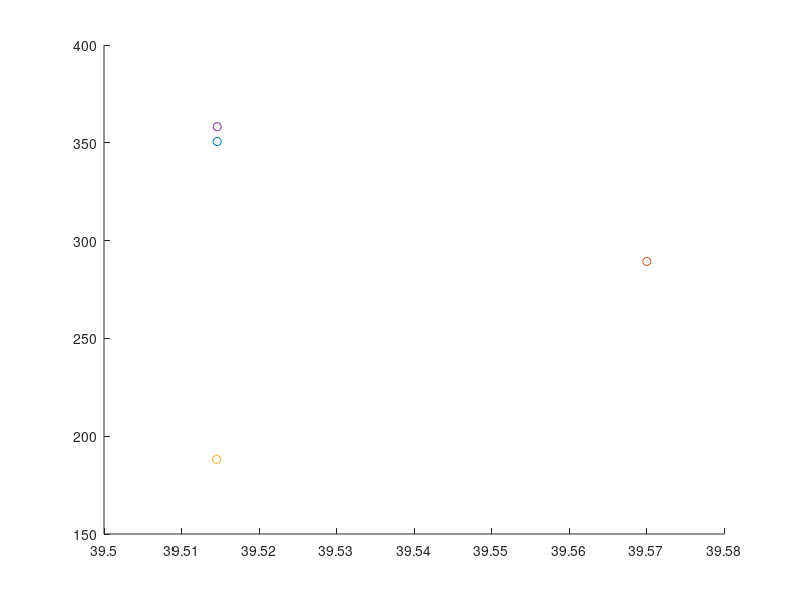

This chart was generated by the following MATLAB code:
clc
clear

% Weight & Balance Estimation for Transport Aircraft

% Variable Definitions:
A = 8.77; %- Wing aspect ratio (unitless)
Ah = 5.8; %- Horizontal tailplane aspect ratio (unitless)
Av = 5.8; %- Vertical tailplane aspect ratio (unitless)
Afc = 3887.9244; %- Cargo hold floor area (ft^2), set to 0 initially, replace with actual value
Bw = 213.2; %- Wing span (ft), set to 0 initially, replace with actual value
Bh = 51; % - Horizontal tailplane span (ft)
D = 20.8; %- Maximum fuselage diameter (ft), set to 0 initially, replace with actual value
Fw = 14.7638; %- Fuselage width at horizontal tail intersection (ft), set to 0, replace as needed
HtHv = 0; % - Location of horizontal tailplane on vertical tail (0 for fuselage-mounted, 1 for T-tail)
Kbuf = 5.68; %- Factor for range; 1.02 for short ranges, 5.68 for very long ranges
Kdoor = 1; %- Door factor, 1.0 if no cargo door, 1.06 for one side cargo door, 1.12 for aft clamshell
Klav = 1.11; %- Lavatory factor, 1.11 for long range, 0.31 for short range, 3.9 for business jets
KLg = 1.12; % - Landing gear factor, 1.12 if fuselage mounted, 1.0 otherwise
Kmp = 1; %- Kneeling main gear factor, 1.126 for kneeling gear, 1.0 otherwise
Kng = 1.017; %- Nacelle factor, 1.017 for pylon mounted nacelle, 1.0 otherwise
Knp = 1; %- Nose gear factor, 1.15 for kneeling nose gear, 1.0 otherwise
Kr = 1; %      - Engine factor, 1.133 for reciprocating engines, 1.0 otherwise
Ktp = 1; %- Turboprop factor, 0.793 for turboprop, 1.0 otherwise
Kuht = 1; %- Factor for all-moving tail, 1.143 for all-moving, 1.0 otherwise
L = 246.063; %- Fuselage structural length (ft), to be assigned
La = 250; %       - Electrical routing distance; generators to avionics to cockpit (ft)
Lec = 800; %        - Engine controls routing distance; engine to cockpit - total if multi-engine (ft)
Lf = 264.4357; %- Total fuselage length (ft)
Lht = 121.4; %    - Length from wing aerodynamic center to horizontal tail aerodynamic center (ft)
Lm = 160; %         - Main landing gear length (inches)
Ln = 120; %         - Nose landing gear length (inches)
Lvt = 114.8; %    - Length from wing aerodynamic center to vertical tail aerodynamic center (ft)
Ky = 0.238 * Lht; % - Aircraft pitching radius of gyration, approx. 0.3*Lht (ft)
Kz = Lvt; % - Aircraft yaw radius of gyration, approx. Lvt (ft)
Nc = 12; %       - Number of crew, typically set as required by the design
Nen = 4; %     - Number of engines
Nf = 5; %     - Number of control functions, typically 4-7
Ngear = 2.85; % - Gear load ratio, typically 2.7-3 for commercial aircraft
Ngen = 5; %    - Number of generators, typically equal to Nen
Nl = 1.5 * Ngear; %    - Ultimate landing gear load factor, typically 1.5*Ngear
NLt = 17.4; %- Nacelle length (ft)
Nm = 1; % - Number of mechanical functions performed by controls, usually 0-2
Nmss = 4; %       - Number of main gear shock struts
Nmw = 16; %     - Number of main wheels
Nnw = 2; %     - Number of nose wheels
Np = 516; % - Total number of persons onboard (crew + passengers)
Nseat = 516; %- Number of seats of given type
Nt = 5; % - Total number of fuel tanks
Nw = 6.9; % - Nacelle width (ft)
Nz = 1.5*2.5; %- Ultimate load factor, typically 1.5 * limit load factor
Rkva = 50; % - Electrical system rating, usually 40-60 kVA for transports
Scs = 540; %    - Total control surface area (ft^2)
Scsw = 530; %   - Area of wing-mounted control surfaces (ft^2)
Se = 100; %    - Elevator area (ft^2)
Sf = 37027; %- Fuselage wetted area (ft^2)
Sht = 1039.8; %     - Horizontal tailplane area (ft^2)
Sn = 650; %     - Nacelle wetted area (ft^2)
Sw = 5188.2; %- Reference wing area (ft^2)
Svt = 433.6; %      - Vertical tailplane area (ft^2)
tc_root = 0.14; %- Wing root thickness-to-chord rEngineWenatio
tc_rootv = 0.12; %- Vertical tailplane root thickness-to-chord ratio
Vi = 59438.7; %- Integral fuel tank volume (gal)
Vp = 0; % - Self-sealing tank volume (gal)
Vpr = 150000; %     - Volume of pressurized sections (ft^3)
Vs = 231.6; %- Landing stall speed (ft/s)
Vt = Vi +Vp; %- Total volume of fuel tanks (gal)
WAPU = 500; %- Uninstalled APU weight (lb)
Wc = 0; % - Maximum cargo weight (lb)
Wdg = 859928.486; % - Design gross weight (lb)
Wen = 13552; %- Engine weight (lb)
Wenc = 19841.6; %- Weight of engine and contents (lb)
Wl = 859928.486; %- Landing design gross weight (lb)
Wseat = 13; %- Weight of single seat (lb)
Wuav = 1100; % - Uninstalled avionics weight, typically 800-1400 lb
lambda = 0.25; %- Wing taper ratio
Lambda = 0.464; %- Wing quarter chord sweep angle (radians)
Lambda_ht = 0.26; %- Horizontal tailplane quarter chord sweep (radians)
Lambda_vt = 0.26; %- Vertical tailplane quarter chord sweep (radians)
g = 32.18504;
Iy = Wdg * Ky ^ 2 / g; %- Pitching moment of inertia (lb*ft^2), approximated as Wo*Ky^2/g
Kws = 0.75 * ((1 + 2 * lambda) / (1 + lambda)) * Bw * tan(Lambda) / L; % - Wing sweep factor, calculated as 0.75 * [(1 + 2*lambda)/(1 + lambda)] * Bw * tan(Lambda) / L

% % Default values for unspecified variables (set to zero, modify as needed):
% A = 0; % Wing aspect ratio
% Ah = 0; % Horizontal tailplane aspect ratio
% Av = 0; % Vertical tailplane aspect ratio
% Bw = 0; % Wing span in ft
% D = 0; % Fuselage diameter in ft
% % ... Continue initializing all variables used in equations as above

% Begin Calculations
% 1. Aircraft Wing Weight
% Wdg = 0; % Design gross weight, replace with actual value
% Nz = 0; % Ultimate load factor, typically 1.5 * limit load factor
% Sw = 0; % Reference wing area, replace with actual value
% A = 0; % Aspect ratio of the wing
% lambda = 0; % Wing taper ratio
% Scsw = 0; % Area of wing-mounted control surfaces
% Lambda = 0; % Wing quarter chord sweep (radians)
% tc_root = 0; % Wing root thickness-to-chord ratio


% Equation for Wing Weight (Ww)
CGw = 39; % Wing CG location (m)
Zw = -1.83;
Ww = (0.78 * 0.0051 * (Wdg * Nz) ^ 0.557 * Sw ^ 0.649 * A ^ 0.5 * (1 + lambda) ^ 0.1 * ...
    Scsw ^ 0.1 )/ (cos(Lambda) * (tc_root) ^ 0.4); % Wing Weight
% Comment: Replace variables with actual values as needed.

% engine weight
CGeng = CGw - 0.7;
Zeng = -4.5;
W_engines = Nen * Wen;

% 2. Horizontal Tailplane Weight (Wht)
% Kuht = 1; % Factor for all-moving tail, typically 1.143 for all-moving, 1.0 otherwise
% Sht = 0; % Horizontal tailplane area in ft^2
% Ky = 0; % Aspect ratio of the horizontal tail
% Fw = 0; % Fuselage width at horizontal tail intersection
% Bh = 0; % Horizontal tailplane span in ft
% Lht = 0; % Length from wing aerodynamic center to horizontal tail aerodynamic center
% Lambda_ht = 0; % Horizontal tail quarter-chord sweep (radians)
CGht = 72.1;
Zht = 1.55;
Wht = 0.75 * 0.0379 * Kuht * Wdg ^ 0.639 * Nz ^ 0.1 * Sht ^ 0.75 * Ky ^ 0.704 * ...
    Ah ^ 0.166 * (1 + Se / Sht) ^ 0.1 / ((1 + Fw / Bh) ^ 0.25 * Lht * cos(Lambda_ht));
% Comment: Replace with actual values for Wht calculation.

% 3. Vertical Tailplane Weight (Wvt)
% HtHv = 0; % Location factor, 0.0 for fuselage mounted, 1.0 for T-tail
% Svt = 0; % Vertical tailplane area in ft^2
% Av = 0; % Vertical tailplane aspect ratio
% Lvt = 0; % Length from wing aerodynamic center to vertical tail aerodynamic center
% Lambda_vt = 0; % Vertical tail quarter-chord sweep (radians)
% tc_rootv = 0; % Vertical tail root thickness-to-chord ratio
CGvt = 71.1;
Zvt = 4.64;
Wvt = 0.75 * 0.0026 * (1 + HtHv) ^ 0.225 * Wdg ^ 0.556 * Nz ^ 0.536 * Svt ^ 0.5 * ...
    Ky ^ 0.875 * Av ^ 0.35 * Lvt ^ 0.5 * cos(Lambda_vt) * (tc_rootv) ^ 0.5;
% Comment: Replace variables for accurate vertical tail weight estimation.

% Continue defining
% Continue defining remaining equations based on the document

% 4. Fuselage Weight (Wfus)
% Sf = 0; % Fuselage wetted area (ft^2)
% L_D = 0; % Lift-to-drag ratio, typically 10-20 for transport aircraft
CGfus = L * 0.435 / 3.281;
Zfus = 0;
Wfus = 0.85 * 0.3280 * Kdoor * KLg * (Wdg * Nz) ^ 0.5 * L ^ 0.25 * Sf ^ 0.302 * ...
    (1 + Kws) ^ 0.04 * (L/D) ^ 0.1;
% Comment: Replace variables with actual values for fuselage weight.

% 5. Main Landing Gear Weight (Wmlg)
% Lm = 0; % Main landing gear length (inches)
% Nmss = 0; % Number of main gear shock struts
% Nmw = 0; % Number of main wheels
% Vs = 0; % Landing stall speed (ft/s)
CGmlg = 43;
Zmlg = -6.33;
Wmlg = 0.88 * 0.0106 * Kmp * Wl ^ 0.888 * Nl ^ 0.25* Lm ^ 0.4 *Nmw^0.321 * Vs ^ 0.1 / (Nmss ^ 0.5);
% Comment: Replace values for main landing gear weight.

% 6. Nose Landing Gear Weight (Wnlg)
% Ln = 0; % Nose landing gear length (inches)
% Nnw = 0; % Number of nose wheels
CGnlg = 7;
Znlg = -6.33;
Wnlg = 0.88 * 0.032 * Knp * Wl ^ 0.646 * Nl ^ 0.2 * Ln ^ 0.5 * Nnw ^ 0.45;
% Comment: Replace variables with actual values for nose landing gear weight.

% 7. Nacelle Weight (Winl)
% NLt = 0; % Nacelle length (ft)
% Nw = 0; % Nacelle width (ft)
% Wenc = 0; % Weight of engine and contents (lb)
% Sn = 0; % Nacelle wetted area (ft^2)
CGinl = CGw - 1.4;
Zinl = Zeng;
Winl = 0.85 * 0.6724 * Kng * NLt ^ 0.1 * Nw ^ 0.294 * Nz ^ 0.119 * Wenc ^ 0.611 *Nen^0.984* Sn ^ 0.224;
% Comment: Replace values for nacelle weight.

% 8. Engine Controls Weight (Wec)
% Lec = 0; % Engine control routing distance (ft)
CGec = CGeng;
Zec = Zeng;
Wec = 5 * Nen + 0.8 * Lec;
% Comment: Weight of engine controls; set Nen and Lec as needed.

% 9. Engine Starter Weight (Wes)
% Wen = 0; % Engine weight (lb)
CGes = CGeng;
Zes = Zeng;
Wes = 49.19 * (Nen * Wen / 1000) ^ 0.541;
% Comment: Engine starter weight; specify engine weight and number of engines.

% 10. Fuel System Weight (Wfs)
% Vt = 0; % Total volume of fuel tanks (gal)
% Nt = 0; % Number of fuel tanks
% Vp = 0; % Self-sealing tank volume (gal)
% Vi = 0; % Integral fuel tank volume (gal)
CGfs = CGeng + 0.1;
Zfs = -2.01;
Wfs = 2.405 * Vt ^ 0.606 * Nt ^ 0.5 * (1 + Vp / Vt) / (1 + Vi / Vt);
% Comment: Fuel system weight; define fuel volumes and tank counts.

% 11. Flight Controls Weight (Wfc)
% Scs = 0; % Total control surface area (ft^2)
% Iy = 0; % Pitching moment of inertia (lb*ft^2), usually ≈ Wdg * Ky^2 / g
% Nm = 0; % Number of mechanical functions performed by controls
CGfc = 50;
Zfc = -1;
Wfc = 145.9 * Nf ^ 0.554 * Scs ^ 0.2 * (Iy * 1e-6) ^ 0.07 / (1 + Nm / Nf);
% Comment: Flight controls weight; specify control surface area and inertia.

% 12. Installed APU Weight (WAPUinst)
% WAPU = 0; % Uninstalled APU weight (lb)
CGapu = 75;
Zapu = 1.34;
WAPUinst = 2.2 * WAPU;
% Comment: Installed APU weight; specify WAPU.

% 13. Instruments Weight (Winstr)
% Kr = 1; % Engine type factor, 1.133 for reciprocating engines, 1.0 otherwise
% Ktp = 1; % Turboprop factor, 0.793 for turboprop, 1.0 otherwise
CGinstr = 4;
Zinstr = 0;
Winstr = 4.509 * Kr * Ktp * Nc ^ 0.541 * Nen * (Lf + Bw) ^ 0.5;
% Comment: Instrument weight; define factors, number of crew, and dimensions.

% 14. Hydraulic System Weight (Whydr)
CGhydr = 50;
Zhydr = -1;
Whydr = 0.2673 * Nf * (Lf + Bw) ^ 0.937;
% Comment: Hydraulic system weight; replace Nf, Lf, Bw as needed.

% 15. Electrical System Weight (Wel)
% Rkva = 0; % System electrical rating (kVA)
CGel = 45;
Zel = -1;
Wel = 7.291 * Rkva ^ 0.782 * La ^ 0.346 * Ngen ^ 0.1;
% Comment: Electrical system weight; set electrical rating and routing distance.

% 16. Avionics Weight (Wav)
% Wuav = 0; % Uninstalled avionics weight, typically 800-1400 lb
CGav = 5;
Zav = 0;
Wav = 1.73 * Wuav ^ 0.983;
% Comment: Avionics weight; specify Wuav.

% 17. Furnishings Weight (Wfurn)
% Nseat = 0; % Number of seats
% Wseat = 0; % Weight of single seat, e.g., 60 lb for flight deck, 32 lb for passenger
% Klav = 0; % Lavatory factor
% Kbuf = 0; % Buffer factor for furnishings
CGfurn = CGfus;
Zfurn = 1;
Wfurn = 0.0577 * Nc ^ 0.1 * Wc ^ 0.393 * Sf ^ 0.75 + Nseat * Wseat + Klav * Np ^ 1.33 + Kbuf * Np ^ 1.12;
% Comment: Furnishings weight; define seating and comfort parameters.

% 18. Air-Conditioning Weight (Wac)
% Vpr = 0; % Volume of pressurized sections (ft^3)
CGac = CGfus;
Zac = 2.5;
Wac = 62.36 * Np ^ 0.25 * (Vpr * 1e-3) ^ 0.604 * Wuav ^ 0.1;
% Comment: Air-conditioning weight; specify volumes and number of persons.

% 19. Anti-Icing System Weight (Wai)
CGai = CGw - 1;
Zai = Zw;
Wai = 0.002 * Wdg;
% Comment: Anti-icing system weight; set Wdg.

% 20. Handling Gear Weight (Whg)
CGwhg = 0;
Whg_civilian = 0; % Civilian handling gear weight
% Afc = 0; % Cargo hold floor area (ft^2)
CGmil = 35;
Whg_military = 0; % Military handling gear weight

% add thrust reverser effects
W_engines = W_engines + 0.3 * Winl;

% Final output
% Display calculated weights for verification:
disp(['Wing Weight (Ww): ', num2str(Ww*0.453592)]);
disp(['Horizontal Tailplane Weight (Wht): ', num2str(Wht*0.453592)]);
disp(['Vertical Tailplane Weight (Wvt): ', num2str(Wvt*0.453592)]);
disp(['Fuselage Weight (Wfus): ', num2str(Wfus*0.453592)]);
disp(['Main Landing Gear Weight (Wmlg): ', num2str(Wmlg*0.453592)]);
disp(['Nose Landing Gear Weight (Wnlg): ', num2str(Wnlg*0.453592)]);
disp(['Nacelle Weight (Winl): ', num2str(Winl*0.453592)]);
disp(['Engine Controls Weight (Wec): ', num2str(Wec*0.453592)]);
disp(['Engine Starter Weight (Wes): ', num2str(Wes*0.453592)]);
disp(['Fuel System Weight (Wfs): ', num2str(Wfs*0.453592)]);
disp(['Flight Controls Weight (Wfc): ', num2str(Wfc*0.453592)]);
disp(['Installed APU Weight (WAPUinst): ', num2str(WAPUinst*0.453592)]);
disp(['Instruments Weight (Winstr): ', num2str(Winstr*0.453592)]);
disp(['Hydraulic System Weight (Whydr): ', num2str(Whydr*0.453592)]);
disp(['Electrical System Weight (Wel): ', num2str(Wel*0.453592)]);
disp(['Avionics Weight (Wav): ', num2str(Wav*0.453592)]);
disp(['Furnishings Weight (Wfurn): ', num2str(Wfurn*0.453592)]);
disp(['Air-Conditioning Weight (Wac): ', num2str(Wac*0.453592)]);
disp(['Anti-Icing System Weight (Wai): ', num2str(Wai*0.453592)]);
disp(['Civilian Handling Gear Weight (Whg_civilian): ', num2str(Whg_civilian*0.453592)]);
disp(['Military Handling Gear Weight (Whg_military): ', num2str(Whg_military*0.453592)]);
disp(['Engine Weight (W_engines): ', num2str(W_engines*0.453592)]);

% get total weight
Wtotal = Ww + Wht + Wvt + Wfus + Wmlg + Wnlg + Winl + Wec + Wes + Wfs + ...
    Wfc + WAPUinst + Winstr + Whydr + Wel + Wav + Wfurn + Wac + Wai + ...
    Whg_civilian + Whg_military + W_engines;

Wtotal_tons = Wtotal / 2204;
disp(Wtotal_tons)

disp(['Total Weight (empty): ', num2str(Wtotal_tons), ' tons']);

% get cg
CGtotal = (Ww * CGw + Wht * CGht + Wvt * CGvt + Wfus * CGfus + Wmlg * CGmlg + ...
    Wnlg * CGnlg + Winl * CGinl + Wec * CGec + Wes * CGes + Wfs * CGfs + ...
    Wfc * CGfc + WAPUinst * CGapu + Winstr * CGinstr + Whydr * CGhydr + ...
    Wel * CGel + Wav * CGav + Wfurn * CGfurn + Wac * CGac + Wai * CGai + ...
    Whg_civilian * CGwhg + Whg_military * CGmil + W_engines * CGeng) / Wtotal;

disp(['Total x_cg (empty): ', num2str(CGtotal), ' m']);

% get z center of gravity

ZCGtotal = (Ww * Zw + Wht * Zht + Wvt * Zvt + Wfus * Zfus + Wmlg * Zmlg + ...
    Wnlg * Znlg + Winl * Zinl + Wec * Zec + Wes * Zes + Wfs * Zfs + ...
    Wfc * Zfc + WAPUinst * Zapu + Winstr * Zinstr + Whydr * Zhydr + ...
    Wel * Zel + Wav * Zav + Wfurn * Zfurn + Wac * Zac + Wai * Zai) / Wtotal;

disp(['Total z_cg (empty): ', num2str(ZCGtotal), ' m']);

% add fuel, pax, luggage
Wfuel = 170; % tons
Wpax = 38.7; % tons
Wluggage = 9.42; % tons

Wtotal_full = Wtotal_tons + Wfuel + Wpax + Wluggage;
disp(['Total Weight (full): ', num2str(Wtotal_full), ' tons']);


% get cg
CGfuel = CGfs; % m
CGpax = 40; % m
CGluggage = 40; % m
Zfuel = Zfs;
Zpax = 0.5;
Zluggage = -0.5;


%==================== FUEL TANK DISTRIBUTION ==============================
CG_iwtank = 36.553; % inner wing tank xcg (m)
CG_ftank = 33.39; % fuselage tank xcg (m)
CG_owtank = 42.01; % outer wing tank xcg (m)
CG_trimtank = 73; % trim tank xcg (m)

W_iwtank = 55.5; % inner wing tank fuel mass (tons)
W_ftank = 44.2; % fuselage tank fuel mass (tons)
W_owtank = 76.4; % outer wing tank fuel mass (tons)
W_trimtank = 7.3; % trim tank fuel mass (tons)

CG_fore = (CG_iwtank * W_iwtank + CG_ftank * W_ftank) / (W_iwtank + W_ftank);
W_fore = (W_iwtank + W_ftank);

CGfuel = (CG_iwtank * W_iwtank + CG_ftank * W_ftank + CG_owtank *...
    W_owtank + CG_trimtank * W_trimtank) / (W_iwtank + W_ftank...
    + W_owtank + W_trimtank);

CG_fuelled_front = (Wtotal_tons * CGtotal + W_fore * CG_fore + Wpax...
    * CGpax + Wluggage * CGluggage) / (Wtotal_tons + W_fore + Wpax + Wluggage);

CG_fuelled_aft = (Wtotal_tons * CGtotal + W_owtank * CG_owtank + Wpax...
    * CGpax + Wluggage * CGluggage) / (Wtotal_tons + W_owtank + Wpax + Wluggage);

CGtotal_full = (Wtotal_tons * CGtotal + Wfuel * CGfuel + Wpax * CGpax...
    + Wluggage * CGluggage) / Wtotal_full;
disp(['Total CG (full): ', num2str(CGtotal_full), ' m']);

CGempty_trimtank = (Wtotal_tons * CGtotal + W_trimtank * CG_ftank)...
    / (Wtotal_tons + W_trimtank);

zCGtotal_full = (Wtotal_tons * ZCGtotal + Wfuel * Zfuel + Wpax * Zpax...
    + Wluggage * Zluggage) / Wtotal_full;
disp(['Total z_cg (full): ', num2str(zCGtotal_full), ' m']);

%plotting the CG envelope

W_cruise_start= Wtotal_tons + 0.97*0.985*Wfuel + Wpax + Wluggage;
CG_cruise_start= (Wtotal_tons * CGtotal + 0.97*0.985*Wfuel * CGfuel + Wpax * CGpax + Wluggage * CGluggage) / W_cruise_start;
disp(['Total CG (cruise start): ', num2str(CG_cruise_start), ' m']);

W_cruise_end= Wtotal_tons + 0.97*0.985*0.6225*Wfuel + Wpax + Wluggage;
CG_cruise_end= (Wtotal_tons * CGtotal + 0.97*0.985*0.625*Wfuel * CGfuel + Wpax * CGpax + Wluggage * CGluggage) / W_cruise_end;
disp(['Total CG (cruise end): ', num2str(CG_cruise_end), ' m']);
 
Wtotal_nofuel= Wtotal_tons + Wpax + Wluggage;
disp(['Total Weight (no fuel): ', num2str(Wtotal_nofuel), ' tons']);
CGtotal_nofuel = (Wtotal_tons * CGtotal + Wpax * CGpax + Wluggage * CGluggage) / Wtotal_nofuel;
disp(['Total CG (no fuel): ', num2str(CGtotal_nofuel), ' m']);





figure
scatter(CG_cruise_start, W_cruise_start, 'green')
hold on
scatter(CG_cruise_end, W_cruise_end, 'blue')
scatter(CGtotal_nofuel, Wtotal_nofuel, 'red')
scatter(CGtotal_full, Wtotal_full, 'magenta')


% get Iyy using sum(Iyy) = sum(m * (x - x_cg)^2)
Iyy = Ww * (CGw - CGtotal)^2 + Wht * (CGht - CGtotal)^2 + Wvt * (CGvt - CGtotal)^2 + ...
    Wfus * (CGfus - CGtotal)^2 + Wmlg * (CGmlg - CGtotal)^2 + Wnlg * (CGnlg - CGtotal)^2 + ...
    Winl * (CGinl - CGtotal)^2 + Wec * (CGec - CGtotal)^2 + Wes * (CGes - CGtotal)^2 + ...
    Wfs * (CGfs - CGtotal)^2 + Wfc * (CGfc - CGtotal)^2 + WAPUinst * (CGapu - CGtotal)^2 + ...
    Winstr * (CGinstr - CGtotal)^2 + Whydr * (CGhydr - CGtotal)^2 + Wel * (CGel - CGtotal)^2 + ...
    Wav * (CGav - CGtotal)^2 + Wfurn * (CGfurn - CGtotal)^2 + Wac * (CGac - CGtotal)^2 + ...
    Wai * (CGai - CGtotal)^2 + Whg_civilian * (CGwhg - CGtotal)^2 + Whg_military * (CGmil - CGtotal)^2 + ...
    W_engines * (CGeng - CGtotal)^2 + Wfuel * (CGfuel - CGtotal_full)^2 + ...
    Wpax * (CGpax - CGtotal_full)^2 + Wluggage * (CGluggage - CGtotal_full)^2;

% convert from lb*m^2 to kg*m^2
Iyy = Iyy * 0.453592;

disp(['Iyy: ', num2str(Iyy), ' kg*m^2']);
